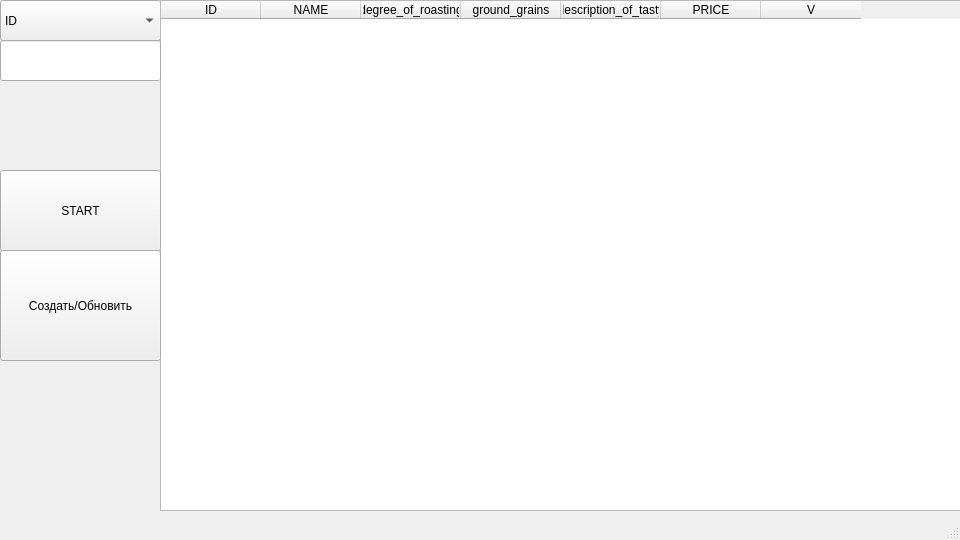
<?xml version="1.0" encoding="UTF-8"?>
<ui version="4.0">
 <class>MainWindow</class>
 <widget class="QMainWindow" name="MainWindow">
  <property name="geometry">
   <rect>
    <x>0</x>
    <y>0</y>
    <width>960</width>
    <height>540</height>
   </rect>
  </property>
  <property name="windowTitle">
   <string>Git and coffee</string>
  </property>
  <widget class="QWidget" name="centralwidget">
   <widget class="QComboBox" name="comboBox">
    <property name="geometry">
     <rect>
      <x>0</x>
      <y>0</y>
      <width>161</width>
      <height>41</height>
     </rect>
    </property>
    <item>
     <property name="text">
      <string>ID</string>
     </property>
    </item>
    <item>
     <property name="text">
      <string>NAME</string>
     </property>
    </item>
    <item>
     <property name="text">
      <string>degree_of_roasting</string>
     </property>
    </item>
    <item>
     <property name="text">
      <string>ground_grain</string>
     </property>
    </item>
    <item>
     <property name="text">
      <string>description_of_tasty</string>
     </property>
    </item>
    <item>
     <property name="text">
      <string>PRICE</string>
     </property>
    </item>
    <item>
     <property name="text">
      <string>V</string>
     </property>
    </item>
   </widget>
   <widget class="QTableWidget" name="tableWidget">
    <property name="geometry">
     <rect>
      <x>160</x>
      <y>0</y>
      <width>801</width>
      <height>511</height>
     </rect>
    </property>
    <column>
     <property name="text">
      <string>ID</string>
     </property>
    </column>
    <column>
     <property name="text">
      <string>NAME</string>
     </property>
    </column>
    <column>
     <property name="text">
      <string>degree_of_roasting</string>
     </property>
    </column>
    <column>
     <property name="text">
      <string>ground_grains</string>
     </property>
    </column>
    <column>
     <property name="text">
      <string>description_of_tasty</string>
     </property>
    </column>
    <column>
     <property name="text">
      <string>PRICE</string>
     </property>
    </column>
    <column>
     <property name="text">
      <string>V</string>
     </property>
    </column>
   </widget>
   <widget class="QPushButton" name="pushButton">
    <property name="geometry">
     <rect>
      <x>0</x>
      <y>170</y>
      <width>161</width>
      <height>81</height>
     </rect>
    </property>
    <property name="text">
     <string>START</string>
    </property>
   </widget>
   <widget class="QLineEdit" name="lineEdit">
    <property name="geometry">
     <rect>
      <x>0</x>
      <y>40</y>
      <width>161</width>
      <height>41</height>
     </rect>
    </property>
   </widget>
   <widget class="QPushButton" name="pushButton_2">
    <property name="geometry">
     <rect>
      <x>0</x>
      <y>250</y>
      <width>161</width>
      <height>111</height>
     </rect>
    </property>
    <property name="text">
     <string>Создать/Обновить</string>
    </property>
   </widget>
  </widget>
  <widget class="QMenuBar" name="menubar">
   <property name="geometry">
    <rect>
     <x>0</x>
     <y>0</y>
     <width>960</width>
     <height>26</height>
    </rect>
   </property>
  </widget>
  <widget class="QStatusBar" name="statusbar"/>
 </widget>
 <resources/>
 <connections/>
</ui>
